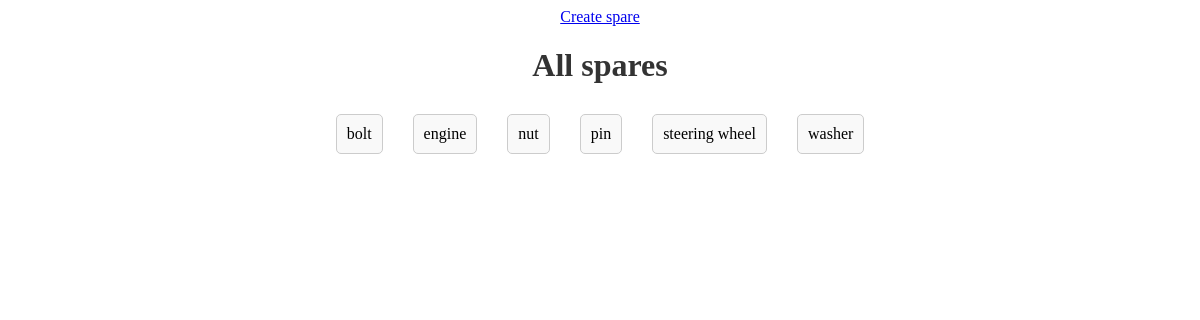
The page /cars/spares/ on the database as committed earlier.
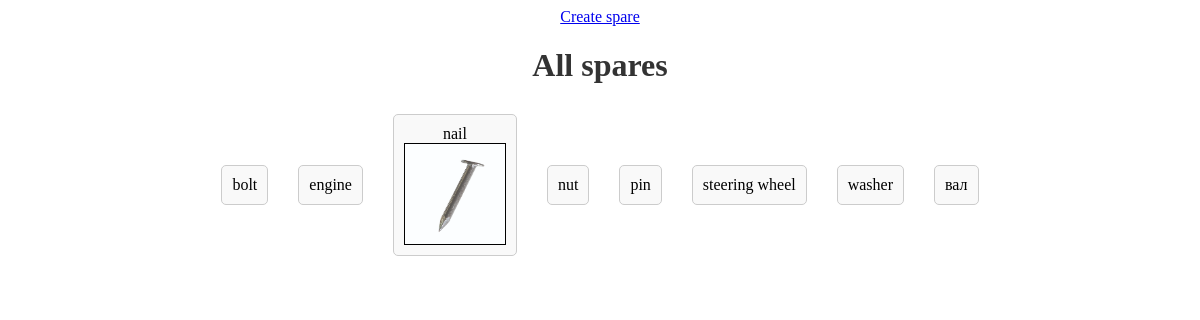
The same page on the database as committed later.
### cars/models.py (models this page shows, shortened)
class Spare(models.Model):
    name = models.CharField(max_length=100)
    image = models.ImageField(upload_to='spares/', blank=True)
    class Meta:
        verbose_name = 'Деталь'
        verbose_name_plural = 'Детали'
        ordering = ['name']

### cars/views.py (the view)
# urls.py: path('spares/', views.SparesView, name='spares'),
def SparesView(request):
    spares = Spare.objects.all()
    cont = {
        'spares': spares
    }
    return render(request, 'cars/spares.html', cont)

### templates/cars/spares.html (shortened to what this page needs)
<!DOCTYPE html>
<html lang="en">
<head>
    {% load static %}
    <link rel="stylesheet" href="{% static 'images.css' %}">
</head>
<body>
    <a href="{% url 'cars:create_spares'%}">Create spare</a>
    <h1>All spares</h1>
    <div class="spares">
        {%for spare in spares%}
            <div class="spare">
                {%if spare.image %}
                    {{spare.name}}<img src="{{spare.image.url}}" alt="{{spare.name}}" class="imgs" >
                {%else%}
                    {{spare.name}}
                {%endif%}
            </div>
        {%endfor%}
    </div>
</body>
</html>

Rows that differ between the two databases and show on the page:
added Spare: name "nail", image (picture)
added Spare: name "вал"
